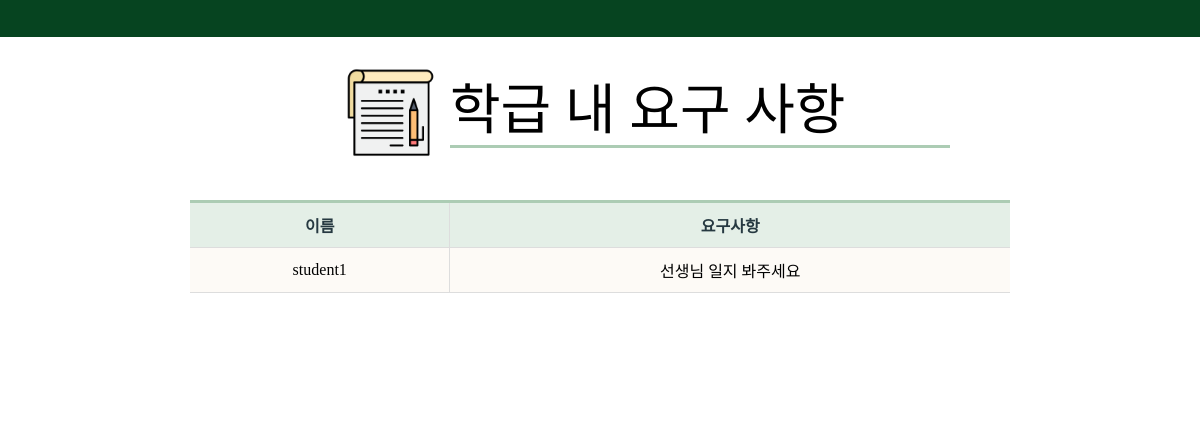
The page /requirement on the database as committed earlier.
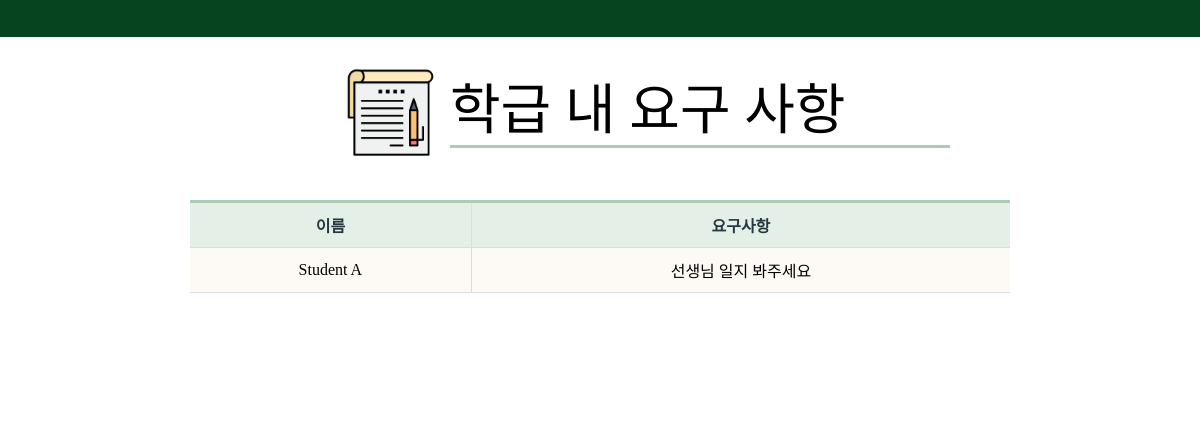
The same page on the database as committed later.
### administrator/models.py (models this page shows, shortened)
class Requirements(models.Model):
    student = models.ForeignKey(Student, on_delete=models.CASCADE, null=False)
    content = models.TextField(null=False)
    created_date = models.DateTimeField(auto_now_add=True)

class Student(models.Model):
    name = models.CharField(max_length=20, null=False)
    point =  models.IntegerField( null=True, blank=True)
    point_used = models.IntegerField( null=True, blank=True)

### administrator/views.py (the view)
# urls.py: path('requirement', views.RequirementView.as_view(), name='requirement'),
class RequirementView(ListView):
    template_name = 'administrator/requirement/request.html'
    model = Requirements

### administrator/templates/administrator/requirement/request.html (shortened to what this page needs)
{% extends 'administrator/observation/student.html' %}
{% load static %}
{% block title %}
    <link rel="stylesheet" href="{% static 'All.css' %}" />
{% endblock title %}
{% block subject %}
    <h1>학급 내 요구 사항</h1>
{% endblock subject %}
{% block top %}
    <img id="topImg" src="{%static 'requirement/list.png' %}"/>
{% endblock top %}
{% block table %}
    <th >이름</th>
    <th >요구사항</th>
{% endblock table %}
{% block data %}
{% for object in object_list %}
    <tr>
        <td>{{ object.student.name }}</td>
        <td>{{ object.content }}</td>
    </tr>
{% endfor %}
{% endblock data %}

Rows that differ between the two databases and show on the page:
changed through a linked row, Requirements "선생님 일지 봐주세요": student.name "student1" → "Student A"
